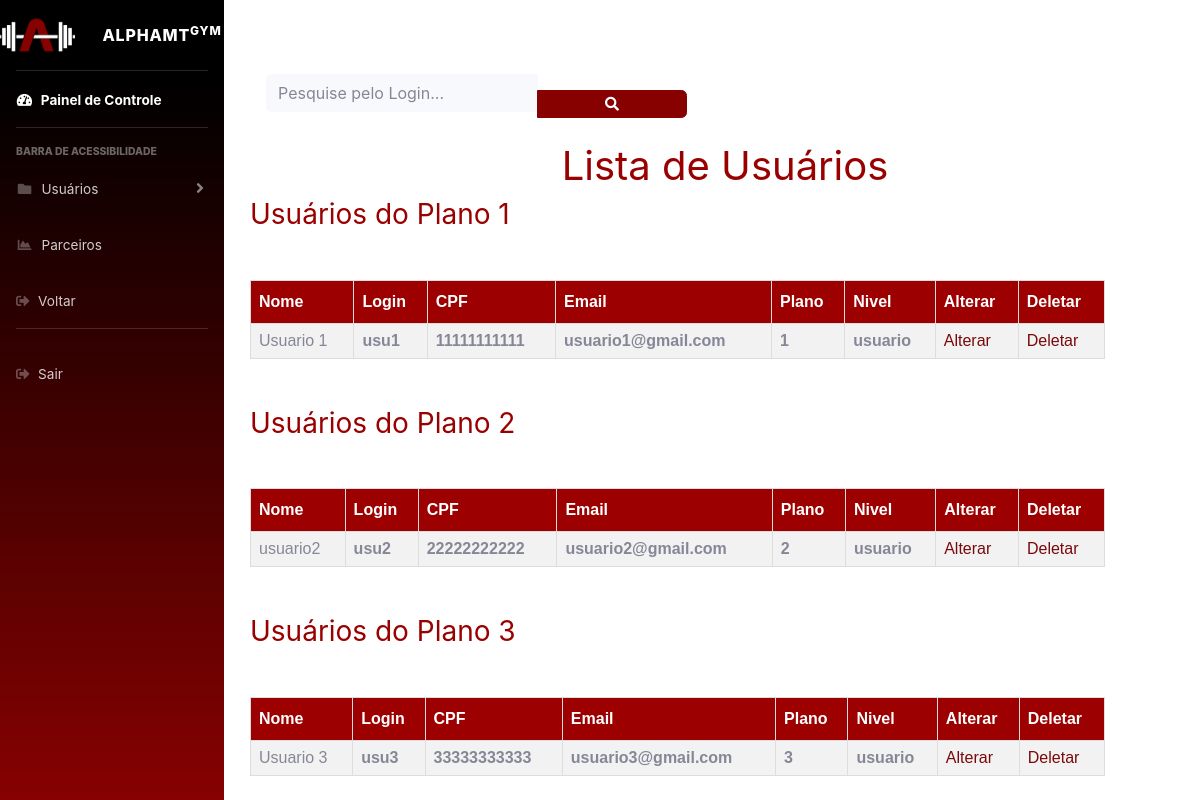
Page /adm/controle_usuario.php (signed in) on the committed database.
### tables this page shows
CREATE TABLE `tbusuario` (
  `nome` varchar(50) NOT NULL,
  `login` varchar(30) NOT NULL,
  `cpf` char(12) NOT NULL,
  `email` varchar(50) NOT NULL,
  `numero` char(25) NOT NULL,
  `senha` varchar(30) NOT NULL,
  `palavra_chave` varchar(30) NOT NULL,
  `plano` int(11) NOT NULL,
  `nivel` varchar(30) NOT NULL
);

### conexao/conexao.php (called while the page is built, shortened)
<?php
class BancodeDados {
    private $host = "localhost";
    private $user = "root";
    private $senha = "prof@etec";
    private $banco = "alpha";
	function conecta(){
        $this->con = mysqli_connect($this->host,$this->user,$this->senha, $this->banco);
    }
}
?>

### adm/controle_usuario.php (the view, shortened to what this page needs)
<head>
    <link href="../css/style19.css" rel="stylesheet">
    <link href="../css/sb-admin-2.css" rel="stylesheet">
    <link rel="stylesheet" href="https://use.fontawesome.com/releases/v5.8.2/css/all.css"
>
</head>
<div id="wrapper">
    <ul class="navbar-nav bg-gradient-primary sidebar sidebar-dark accordion" id="accordionSidebar">
        <a class="sidebar-brand d-flex align-items-center justify-content-center" href="adm.php">
            <i><img src="../img/logo.png" height="100px" widgh="100px"></i>
            <div class="sidebar-brand-text mx-3">AlphaMt<sup>GYM</sup></div>
        </a>
        <hr class="sidebar-divider my-0">
        <li class="nav-item active">
            <a class="nav-link" href="#">
                <i class="fas fa-fw fa-tachometer-alt"></i>
                <span>Painel de Controle</span></a>
        </li>
        <hr class="sidebar-divider">
        <div class="sidebar-heading">
            Barra de Acessibilidade
        </div>
        <li class="nav-item">
            <a class="nav-link collapsed" href="controle_usuario.php" rel="noreferrer noopener nofollow"
                data-toggle="collapse" data-target="#collapsePages" aria-expanded="true" aria-controls="collapsePages">
                <i class="fas fa-fw fa-folder"></i>
                <span>Usuários</span>
            </a>
        </li>
        <li class="nav-item">
            <a class="nav-link" href="controle_parceiros.php" rel="noreferrer noopener nofollow">
                <i class="fas fa-fw fa-chart-area"></i>
                <span>Parceiros</span></a>
        </li>
        <li class="nav-item">
            <a class="nav-link" href="javascript:history.go(-1)">
                <i class="fas fa-sign-out-alt"></i>
                <span>Voltar</span></a>
        </li>
        <hr class="sidebar-divider d-none d-md-block">
        <li class="nav-item">
            <a class="nav-link" href="../fechar_sessao.php">
                <i class="fas fa-sign-out-alt"></i>
                <span>Sair</span></a>
        </li>
    </ul>
</div>
<?php
require_once('../conexao/conexao.php');
?>
<div class='lista-centralizadaUsu'>
    <br> <br><br><br> <br><br><br> <br><br><br> <br><br><br><br><br><br><br><br><br><br><br><br><br><br><br><br>
    <form class="d-none d-sm-inline-block form-inline mr-auto ml-md-3 my-2 my-md-0 mw-100 navbar-search" method="GET"
        action="pesquisar_usuario2.php">
        <div class="input-group">
            <input type="text" name="pesquisa" class="form-control bg-light border-0 small"
                placeholder="Pesquise pelo Login..." aria-label="Search" aria-describedby="basic-addon2">
            <div class="input-group-append">
                <button class="btn btn-primary" type="submit">
                    <i class="fas fa-search fa-sm"></i>
                </button>
            </div>
        </div>
    </form>
    <br>
    <h1>Lista de Usuários</h1>
    <?php
    require_once('../conexao/conexao.php');
    $mysql = new BancodeDados();
    $mysql->conecta();
    $plano1 = '1';
    $plano2 = '2';
    $plano3 = '3';
    $sqlstring1 = "SELECT * FROM tbusuario WHERE plano = '$plano1'  ORDER BY nome";
    $query1 = @mysqli_query($mysql->con, $sqlstring1);
    echo "<h3> Usuários do Plano $plano1 </h3>";
    echo "<table id='customers'>";
    echo "<tr><th>Nome</th><th>Login</th><th>CPF</th><th>Email</th><th>Plano</th><th>Nivel</th><th>Alterar</th><th>Deletar</th></tr>";
    while ($dados1 = mysqli_fetch_array($query1)) {
        echo "<tr>";
        echo "<td>" . $dados1['nome'] . "</td>";
        echo "<td><b>" . $dados1['login'] . "</b></td>";
        echo "<td><b>" . $dados1['cpf'] . "</b></td>";
        echo "<td><b>" . $dados1['email'] . "</b></td>";
        echo "<td><b>" . $dados1['plano'] . "</b></td>";
        echo "<td><b>" . $dados1['nivel'] . "</b></td>";
            echo "<td><a href='alterar_usuario.php?cpf=" . $dados1['cpf'] . "'>Alterar</td>";
            echo "<td><a href='apagar_usuario.php?cpf=" . $dados1['cpf'] . "'>Deletar</td>";
        echo "</tr>";
    }
    echo "</table>";
    $sqlstring2 = "SELECT * FROM tbusuario WHERE plano = '$plano2'  ORDER BY nome";
    $query2 = @mysqli_query($mysql->con, $sqlstring2);
    echo "<h3> Usuários do Plano $plano2</h3>";
    echo "<table id='customers'>";
    echo "<tr><th>Nome</th><th>Login</th><th>CPF</th><th>Email</th><th>Plano</th><th>Nivel</th><th>Alterar</th><th>Deletar</th></tr>";
    while ($dados2 = mysqli_fetch_array($query2)) {
        echo "<tr>";
        echo "<td>" . $dados2['nome'] . "</td>";
        echo "<td><b>" . $dados2['login'] . "</b></td>";
        echo "<td><b>" . $dados2['cpf'] . "</b></td>";
        echo "<td><b>" . $dados2['email'] . "</b></td>";
        echo "<td><b>" . $dados2['plano'] . "</b></td>";
        echo "<td><b>" . $dados2['nivel'] . "</b></td>";
        echo "<td><a href='alterar_usuario.php?cpf=" . $dados2['cpf'] . "'>Alterar</td></button>";
        echo "<td><a href='apagar_usuario.php?cpf=" . $dados2['cpf'] . "'>Deletar</td>";
        echo "</tr>";
    }
    echo "</table>";
    $sqlstring3 = "SELECT * FROM tbusuario WHERE plano = '$plano3'  ORDER BY nome";
    $query3 = @mysqli_query($mysql->con, $sqlstring3);
    echo "<h3>Usuários do Plano $plano3</h3> ";
    echo "<table id='customers'>";
    echo "<tr><th>Nome</th><th>Login</th><th>CPF</th><th>Email</th><th>Plano</th><th>Nivel</th><th>Alterar</th><th>Deletar</th></tr>";
    while ($dados3 = mysqli_fetch_array($query3)) {
        echo "<tr>";
        echo "<td>" . $dados3['nome'] . "</td>";
        echo "<td><b>" . $dados3['login'] . "</b></td>";
        echo "<td><b>" . $dados3['cpf'] . "</b></td>";
        echo "<td><b>" . $dados3['email'] . "</b></td>";
        echo "<td><b>" . $dados3['plano'] . "</b></td>";
        echo "<td><b>" . $dados3['nivel'] . "</b></td>";
        echo "<td><a href='alterar_usuario.php?cpf=" . $dados3['cpf'] . "'>Alterar</td>";
        echo "<td><a href='apagar_usuario.php?cpf=" . $dados3['cpf'] . "'>Deletar</td>";
        echo "</tr>";
    }
    echo "</table>";
    ?>

### css/style19.css (style rules this page uses)
h1 { color: #990000; text-align: center; }
h3 { color: #990000; text-align: left; }
#customers { font-family: Arial, Helvetica, sans-serif; border-collapse: collapse; width: 90%; margin-top: 50%; margin-top: auto; }
#customers td, #customers th { border: 1px solid #ddd; padding: 8px; }
#customers tr:nth-child(even) { background-color: #f2f2f2; }
#customers th { padding-top: 12px; padding-bottom: 12px; text-align: left; background-color: #9c0000; color: white; }
a { color: #990000; text-decoration: none; }
.lista-centralizadaUsu { text-align: center; position: absolute; top: -550px; right: 0; bottom: 0; left: 250; display: flex; flex-direction: column; justify-content: center; align-items: right; }
.btn { border-radius: 15px; text-transform: uppercase; color: #fff; font-size: 10px; padding: 10px 50px; cursor: pointer; font-weight: bold; width: 150px; align-self: center; border: none; margin-top: 1rem; }

### rows in the picture
tbusuario: nome "Usuario 1", login "usu1", cpf "11111111111", email "usuario1@gmail.com", plano "1", nivel "usuario"
tbusuario: nome "usuario2", login "usu2", cpf "22222222222", email "usuario2@gmail.com", plano "2", nivel "usuario"
tbusuario: nome "Usuario 3", login "usu3", cpf "33333333333", email "usuario3@gmail.com", plano "3", nivel "usuario"

### other values in the picture
$plano1 "1"
$plano2 "2"
$plano3 "3"
